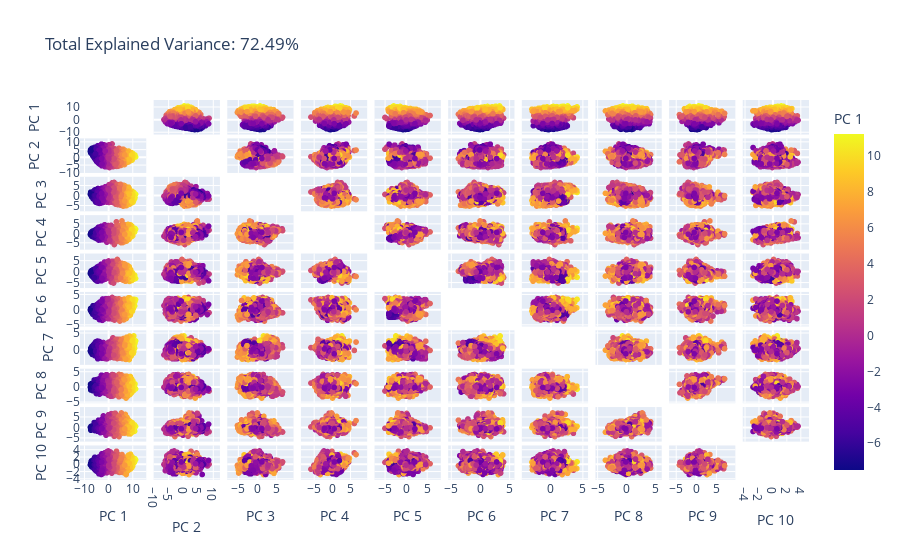

The notebook cell saved with this chart:
### Code cell
import pandas as pd
import plotly.express as px
from sklearn.decomposition import PCA


df = pd.DataFrame(image_features_norm)
n_components = 10

pca = PCA(n_components=n_components)
components = pca.fit_transform(df)

total_var = pca.explained_variance_ratio_.sum() * 100

labels = {str(i): f"PC {i+1}" for i in range(n_components)}
labels['color'] = 'Median Price'

fig = px.scatter_matrix(
    components,
    color=0,
    dimensions=range(n_components),
    labels=labels,
    title=f'Total Explained Variance: {total_var:.2f}%',
)
fig.update_traces(diagonal_visible=False)
fig.show()

### Figure 1 — Plotly figure (JSON) as saved in the notebook; plotly's stock layout.template omitted (floating-point values rounded to 4 significant figures; data arrays with more than 128 entries replaced by an {"elided": "..."} marker saying what was removed)
{"data": [{"diagonal": {"visible": false}, "dimensions": [{"axis": {"matches": true}, "label": "PC 1", "values": {"elided": "10000 float values"}}, {"axis": {"matches": true}, "label": "PC 2", "values": {"elided": "10000 float values"}}, {"axis": {"matches": true}, "label": "PC 3", "values": {"elided": "10000 float values"}}, {"axis": {"matches": true}, "label": "PC 4", "values": {"elided": "10000 float values"}}, {"axis": {"matches": true}, "label": "PC 5", "values": {"elided": "10000 float values"}}, {"axis": {"matches": true}, "label": "PC 6", "values": {"elided": "10000 float values"}}, {"axis": {"matches": true}, "label": "PC 7", "values": {"elided": "10000 float values"}}, {"axis": {"matches": true}, "label": "PC 8", "values": {"elided": "10000 float values"}}, {"axis": {"matches": true}, "label": "PC 9", "values": {"elided": "10000 float values"}}, {"axis": {"matches": true}, "label": "PC 10", "values": {"elided": "10000 float values"}}], "hovertemplate": "%{xaxis.title.text}=%{x}<br>%{yaxis.title.text}=%{y}<br>PC 1=%{marker.color}<extra></extra>", "legendgroup": "", "marker": {"color": {"elided": "10000 float values"}, "coloraxis": "coloraxis", "symbol": "circle"}, "name": "", "showlegend": false, "type": "splom"}], "layout": {"coloraxis": {"colorbar": {"title": {"text": "PC 1"}}, "colorscale": [[0, "#0d0887"], [0.1111, "#46039f"], [0.2222, "#7201a8"], [0.3333, "#9c179e"], [0.4444, "#bd3786"], [0.5556, "#d8576b"], [0.6667, "#ed7953"], [0.7778, "#fb9f3a"], [0.8889, "#fdca26"], [1, "#f0f921"]]}, "dragmode": "select", "legend": {"tracegroupgap": 0}, "title": {"text": "Total Explained Variance: 72.49%"}}}
